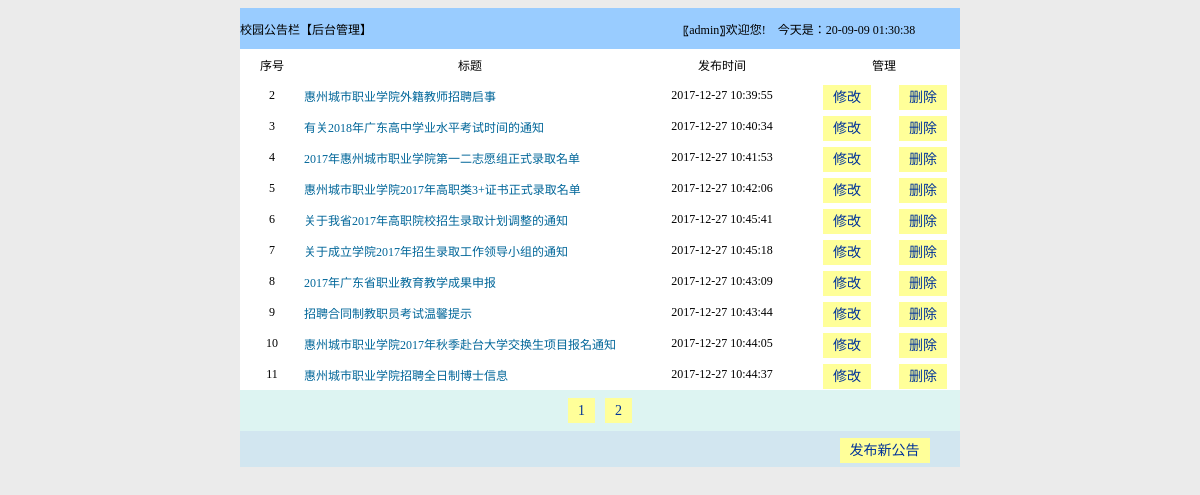
The app's page /admin/admin_index.php (signed in) with its own data.
### tables this page shows
CREATE TABLE `notice_info` (
  `id` int(11) NOT NULL AUTO_INCREMENT,
  `title` varchar(40) NOT NULL,
  `content` text NOT NULL,
  `n_time` datetime NOT NULL,
  PRIMARY KEY (`id`)
);

### admin/admin_index.php (the view, shortened to what this page needs)
<!DOCTYPE html PUBLIC "-//W3C//DTD XHTML 1.0 Transitional//EN" "http://www.w3.org/TR/xhtml1/DTD/xhtml1-transitional.dtd">
<html>
<head>
</head>
<body>
<?php
	if(isset($_GET['p_id']))
		{$c_page=$_GET['p_id'];}
	else
		{$c_page=1;}
	$sqls="select * from notice_info";
	$res_count=mysql_num_rows(mysql_query($sqls));
	$offset=($c_page-1)*10;
	$page_count=ceil($res_count/10);
	$sqls="select * from notice_info limit ".$offset.",10";
	$res=mysql_query($sqls);
?>
<table width="720" height="41" border="0" align="center" cellpadding="0" cellspacing="0">
  <tr>
    <td width="401" height="41" bgcolor="#99CCFF">校园公告栏【后台管理】</td>
    <td width="324" align="center" valign="middle" bgcolor="#99CCFF">〖<?php echo $_SESSION['uname'];?>〗欢迎您!　今天是：<?php echo date("y-m-d h:i:s",time());?></td>
  </tr>
</table>
<?php
	if($res_count==0)
	{
?>
<table width="720" border="0" align="center" cellpadding="0" cellspacing="0">
  <tr>
    <td height="41" align="center" bgcolor="#DDF4F2" class="list" >暂无任何校园公告</td>
  </tr>
</table>
<?php }
	else
	{?>
<table width="720" border="0" align="center" cellpadding="0" cellspacing="0">
  <tr>
    <td width="64" height="31" align="center" valign="middle" bgcolor="#FFFFFF">序号</td>
    <td width="332" align="center" valign="middle" bgcolor="#FFFFFF">标题</td>
    <td width="172" align="center" valign="middle" bgcolor="#FFFFFF">发布时间</td>
    <td colspan="2" align="center" valign="middle" bgcolor="#FFFFFF">管理</td>
  </tr>
  <?php
  		$res_arr=mysql_fetch_array($res);
		do{?>
  <tr>
    <td height="31" align="center" valign="middle" bgcolor="#FFFFFF"><?php echo $res_arr[0];?></td>
    <td valign="middle" bgcolor="#FFFFFF" ><a href="../notice.php?n_id=<?php echo $res_arr[0];?>" target="_blank" ><?php echo $res_arr[1];?></a></td>
    <td align="center" valign="middle" bgcolor="#FFFFFF"><?php echo $res_arr[3];?></td>
    <td width="78" align="center" valign="middle" bgcolor="#FFFFFF"><a href="w_edit.php?id=<?php echo $res_arr[0];?>" class="list" >修改</a></td>
    <td width="74" align="center" valign="middle" bgcolor="#FFFFFF"><a href="w_del.php?id=<?php echo $res_arr[0];?>" class="list" >删除</a></td>
  </tr>
  <?php
		}
		while($res_arr=mysql_fetch_array($res));
	?>
</table>
<?php }?>
<table width="720" border="0" align="center" cellpadding="0" cellspacing="0">
  <tr>
    <td height="41" align="center" bgcolor="#DDF4F2" class="list" >
    <?php
		for($i=1;$i<=$page_count;$i++)
			{echo "<a href=admin_index.php?p_id=$i class=list>".$i."</a>";}
	?>
    </td>
  </tr>
</table>
<table width="720" border="0" align="center" cellpadding="0" cellspacing="0">
  <tr>
    <td width="569" height="36" align="center" bgcolor="#D2E6F0">&nbsp;</td>
    <td width="151" align="center" bgcolor="#D2E6F0"><a href="w_add.php" class="list" >发布新公告</a></td>
  </tr>
</table>
</body>
</html>

### admin/admin_index.php (style rules this page uses)
body,td,th { font-size: 12px; }
body { background-color: #EBEBEB; }
a:link { font-size: 12px; color: #069; text-decoration: none; }
a.list:link { font-size: 14px; color: #039; text-decoration: none; background-color: #FFFF99; padding-right: 10px; padding-left: 10px; padding-top: 5px; padding-bottom: 5px; margin-right: 5px; margin-left: 5px; }

### records on screen
notice_info: id "2", title "惠州城市职业学院外籍教师招聘启事", n_time "2017-12-27 10:39:55"
notice_info: id "3", title "有关2018年广东高中学业水平考试时间的通知", n_time "2017-12-27 10:40:34"
notice_info: id "4", title "2017年惠州城市职业学院第一二志愿组正式录取名单", n_time "2017-12-27 10:41:53"
notice_info: id "5", title "惠州城市职业学院2017年高职类3+证书正式录取名单", n_time "2017-12-27 10:42:06"
notice_info: id "6", title "关于我省2017年高职院校招生录取计划调整的通知", n_time "2017-12-27 10:45:41"
notice_info: id "7", title "关于成立学院2017年招生录取工作领导小组的通知", n_time "2017-12-27 10:45:18"
notice_info: id "8", title "2017年广东省职业教育教学成果申报", n_time "2017-12-27 10:43:09"
notice_info: id "9", title "招聘合同制教职员考试温馨提示", n_time "2017-12-27 10:43:44"
notice_info: id "10", title "惠州城市职业学院2017年秋季赴台大学交换生项目报名通知", n_time "2017-12-27 10:44:05"
notice_info: id "11", title "惠州城市职业学院招聘全日制博士信息", n_time "2017-12-27 10:44:37"

### other values on screen
$_SESSION['uname'] "admin"
